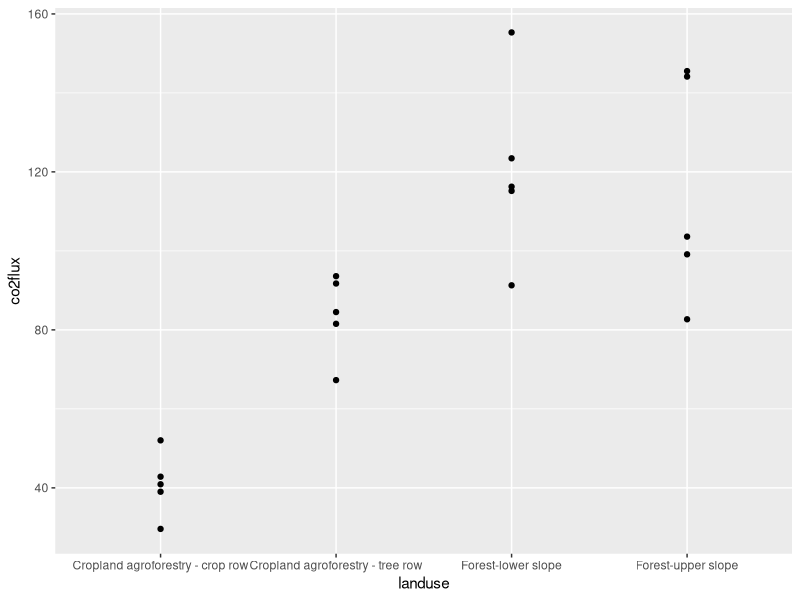

Write the R code that produced this figure.
# In this file, I will statistically analyze paramters in 
# agroforestry and forest in Göttingen, May 2021

# install.packages("readxl")
library(readxl) # reading in Excel files
library(tidyverse) # for slicing, piping

# run one line: ctr-enter
# run whole script: ctrl-shift-enter

# read in data
data <- read_xlsx("data/data-summary-2021.xlsx")

# find out more about data structure
nrow(data)
dim(data)
names(data)

# Let's slice the units away
# pipe or %>% is ctrl - shift - M

data <- data %>% slice(2:21) # taking only lines 2 to 21
head(data)

# Let's remane our variables

names(data)

data <- data %>% rename(
  landuse = `land use`,
  bd = `bulk density`,
  soc = SOC,
  totn = `total N`,
  ecec = `Effective cation exchange capacity`,
  co2flux = `CO2 fluxes`,
  n2oflux = `N2O fluxes`,
  ch4flux = `CH4 fluxes`,
  soiltemp = `soil temp`,
  wfps = WFPS
  )

head(data)

str(data$landuse)

data$landuse <- as.factor(data$landuse)

data$bd <- as.numeric(data$bd)
# or:
data[[3]] <- as.numeric(data[[3]])

# function for making several variables numeric
for (i in list(3,4,5,6,7,8,9,10,11)){
  data[[i]] <- as.numeric(data[[i]])
}
data$n2oflux

str(data)

qplot(landuse, co2flux, data = data)

# View(data)
# find code at: https://s.gwdg.de/N1jdCn










